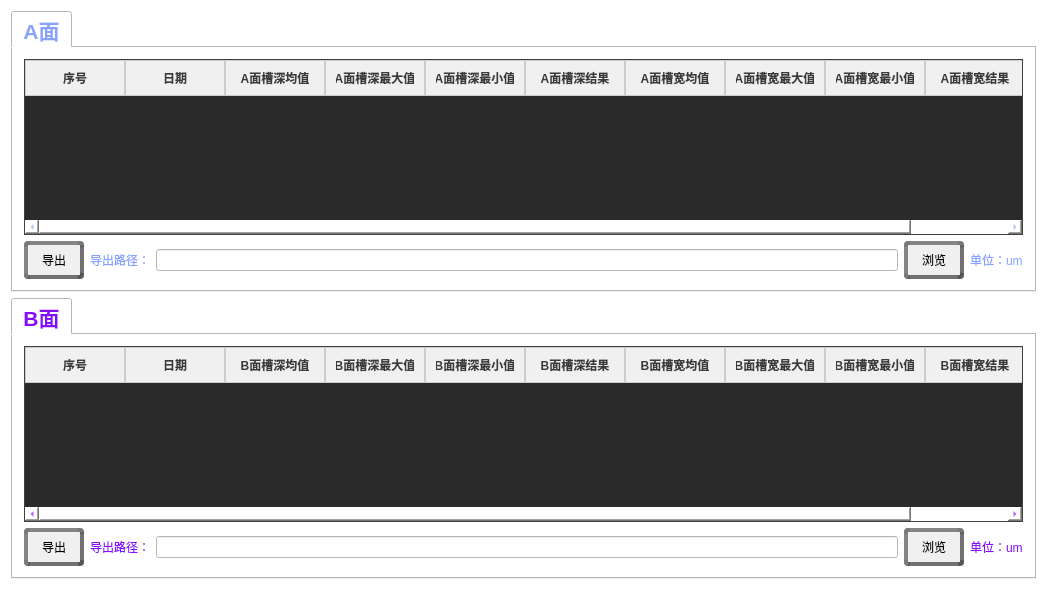
<?xml version="1.0" encoding="UTF-8"?>
<ui version="4.0">
 <class>DataExcelClass</class>
 <widget class="QWidget" name="DataExcelClass">
  <property name="geometry">
   <rect>
    <x>0</x>
    <y>0</y>
    <width>1047</width>
    <height>590</height>
   </rect>
  </property>
  <property name="windowTitle">
   <string>DataExcel</string>
  </property>
  <property name="styleSheet">
   <string notr="true">background-color: rgb(255, 255, 255);
color: rgb(5, 5, 5);</string>
  </property>
  <layout class="QGridLayout" name="gridLayout_4">
   <item row="0" column="0">
    <widget class="QTabWidget" name="tabWidget">
     <property name="font">
      <font>
       <pointsize>16</pointsize>
       <weight>75</weight>
       <bold>true</bold>
      </font>
     </property>
     <property name="styleSheet">
      <string notr="true"> 
color: rgb(135, 163, 255);</string>
     </property>
     <property name="currentIndex">
      <number>0</number>
     </property>
     <widget class="QWidget" name="tab">
      <attribute name="title">
       <string>A面</string>
      </attribute>
      <layout class="QGridLayout" name="gridLayout_2">
       <item row="0" column="0">
        <layout class="QGridLayout" name="gridLayout">
         <item row="0" column="0">
          <widget class="QTableWidget" name="tableWidgetExcel_A">
           <property name="styleSheet">
            <string notr="true">QTableWidget {
    background-color: #2a2a2a;
    color: white;
    gridline-color: #3a3a3a;
    border: 1px solid #404040;
    selection-color: white;
    alternate-background-color: #333333;
    selection-background-color: #555555;
    font-size: 12px;
}

QTableWidget::item {
    padding: 6px 10px;
    border: none;
}

/* 选中状态，无论是否有焦点，都使用深灰背景 */
QTableWidget::item:selected,
QTableWidget::item:selected:focus,
QTableWidget::item:selected:!focus {
    background-color: #555555 !important;
    color: white !important;
}

/* 鼠标悬停时高亮 */
QTableWidget::item:hover {
    background-color:rgb(160, 185, 217);
}

/* 表头样式 */
QHeaderView::section {
    background-color: #f0f0f0;
    color: #3a3a3a;
    padding: 6px 10px;
    border: 1px solid #cccccc;
    font-weight: bold;
}
</string>
           </property>
           <column>
            <property name="text">
             <string>序号</string>
            </property>
           </column>
           <column>
            <property name="text">
             <string>日期</string>
            </property>
           </column>
           <column>
            <property name="text">
             <string>A面槽深均值</string>
            </property>
           </column>
           <column>
            <property name="text">
             <string>A面槽深最大值</string>
            </property>
           </column>
           <column>
            <property name="text">
             <string>A面槽深最小值</string>
            </property>
           </column>
           <column>
            <property name="text">
             <string>A面槽深结果</string>
            </property>
           </column>
           <column>
            <property name="text">
             <string>A面槽宽均值</string>
            </property>
           </column>
           <column>
            <property name="text">
             <string>A面槽宽最大值</string>
            </property>
           </column>
           <column>
            <property name="text">
             <string>A面槽宽最小值</string>
            </property>
           </column>
           <column>
            <property name="text">
             <string>A面槽宽结果</string>
            </property>
           </column>
          </widget>
         </item>
         <item row="1" column="0">
          <layout class="QHBoxLayout" name="horizontalLayout">
           <item>
            <widget class="QPushButton" name="btnInput_A">
             <property name="styleSheet">
              <string notr="true">QPushButton {
    color: rgb(0, 0, 0);
    background-color: rgb(240, 240, 240);
    border-radius: 4px;
    outline: none;
    transition: all 0.15s ease-in-out;
    padding: 6px 14px;
    /* 双层边框实现立体效果 */
    border: 4px solid rgba(80, 80, 80, 0.8); /* 外层深灰色边框 */
    border-top: 4px solid rgba(120, 120, 120, 0.9);
    border-left: 4px solid rgba(120, 120, 120, 0.9);
    /* 内层边框效果 */
    background-clip: padding-box;
    position: relative;
}

QPushButton::before {
    content: &quot;&quot;;
    position: absolute;
    top: 1px;
    left: 1px;
    right: 1px;
    bottom: 1px;
    border: 1px solid rgba(30, 30, 30, 0.9);
    border-radius: 3px;
    pointer-events: none;
}

QPushButton:hover {
    background-color: rgb(162, 162, 162);
    border-color: rgba(100, 100, 100, 0.9);
    border-top-color: rgba(140, 140, 140, 0.9);
    border-left-color: rgba(140, 140, 140, 0.9);
}

QPushButton:pressed {
    background-color: #252A32;
    color: #C8CDD1;
    /* 按下时反转边框明暗 */
    border: 1px solid rgba(60, 60, 60, 0.9);
    border-bottom-color: rgba(100, 100, 100, 0.9);
    border-right-color: rgba(100, 100, 100, 0.9);
}

QPushButton:disabled {
    background-color: #E3E7EB;
    color: #A0A6AC;
    border: 1px solid rgba(150, 150, 150, 0.6);
}</string>
             </property>
             <property name="text">
              <string>导出</string>
             </property>
            </widget>
           </item>
           <item>
            <widget class="QLabel" name="label">
             <property name="text">
              <string>导出路径：</string>
             </property>
            </widget>
           </item>
           <item>
            <widget class="QLineEdit" name="editPath_A"/>
           </item>
           <item>
            <widget class="QPushButton" name="btnBrowse_A">
             <property name="styleSheet">
              <string notr="true">QPushButton {
    color: rgb(0, 0, 0);
    background-color: rgb(240, 240, 240);
    border-radius: 4px;
    outline: none;
    transition: all 0.15s ease-in-out;
    padding: 6px 14px;
    /* 双层边框实现立体效果 */
    border: 4px solid rgba(80, 80, 80, 0.8); /* 外层深灰色边框 */
    border-top: 4px solid rgba(120, 120, 120, 0.9);
    border-left: 4px solid rgba(120, 120, 120, 0.9);
    /* 内层边框效果 */
    background-clip: padding-box;
    position: relative;
}

QPushButton::before {
    content: &quot;&quot;;
    position: absolute;
    top: 1px;
    left: 1px;
    right: 1px;
    bottom: 1px;
    border: 1px solid rgba(30, 30, 30, 0.9);
    border-radius: 3px;
    pointer-events: none;
}

QPushButton:hover {
    background-color: rgb(162, 162, 162);
    border-color: rgba(100, 100, 100, 0.9);
    border-top-color: rgba(140, 140, 140, 0.9);
    border-left-color: rgba(140, 140, 140, 0.9);
}

QPushButton:pressed {
    background-color: #252A32;
    color: #C8CDD1;
    /* 按下时反转边框明暗 */
    border: 1px solid rgba(60, 60, 60, 0.9);
    border-bottom-color: rgba(100, 100, 100, 0.9);
    border-right-color: rgba(100, 100, 100, 0.9);
}

QPushButton:disabled {
    background-color: #E3E7EB;
    color: #A0A6AC;
    border: 1px solid rgba(150, 150, 150, 0.6);
}</string>
             </property>
             <property name="text">
              <string>浏览</string>
             </property>
            </widget>
           </item>
           <item>
            <widget class="QLabel" name="label_3">
             <property name="text">
              <string>单位：um</string>
             </property>
            </widget>
           </item>
          </layout>
         </item>
        </layout>
       </item>
      </layout>
     </widget>
    </widget>
   </item>
   <item row="1" column="0">
    <widget class="QTabWidget" name="tabWidget_2">
     <property name="font">
      <font>
       <pointsize>16</pointsize>
       <weight>75</weight>
       <bold>true</bold>
      </font>
     </property>
     <property name="styleSheet">
      <string notr="true"> 
color: rgb(135, 13, 255);</string>
     </property>
     <property name="currentIndex">
      <number>0</number>
     </property>
     <widget class="QWidget" name="tab_3">
      <attribute name="title">
       <string>B面</string>
      </attribute>
      <layout class="QGridLayout" name="gridLayout_3">
       <item row="0" column="0">
        <layout class="QVBoxLayout" name="verticalLayout">
         <item>
          <widget class="QTableWidget" name="tableWidgetExcel_B">
           <property name="styleSheet">
            <string notr="true">QTableWidget {
    background-color: #2a2a2a;
    color: white;
    gridline-color: #3a3a3a;
    border: 1px solid #404040;
    selection-color: white;
    alternate-background-color: #333333;
    selection-background-color: #555555;
    font-size: 12px;
}

QTableWidget::item {
    padding: 6px 10px;
    border: none;
}

/* 选中状态，无论是否有焦点，都使用深灰背景 */
QTableWidget::item:selected,
QTableWidget::item:selected:focus,
QTableWidget::item:selected:!focus {
    background-color: #555555 !important;
    color: white !important;
}

/* 鼠标悬停时高亮 */
QTableWidget::item:hover {
    background-color:rgb(160, 185, 217);
}

/* 表头样式 */
QHeaderView::section {
    background-color: #f0f0f0;
    color: #3a3a3a;
    padding: 6px 10px;
    border: 1px solid #cccccc;
    font-weight: bold;
}
</string>
           </property>
           <column>
            <property name="text">
             <string>序号</string>
            </property>
           </column>
           <column>
            <property name="text">
             <string>日期</string>
            </property>
           </column>
           <column>
            <property name="text">
             <string>B面槽深均值</string>
            </property>
           </column>
           <column>
            <property name="text">
             <string>B面槽深最大值</string>
            </property>
           </column>
           <column>
            <property name="text">
             <string>B面槽深最小值</string>
            </property>
           </column>
           <column>
            <property name="text">
             <string>B面槽深结果</string>
            </property>
           </column>
           <column>
            <property name="text">
             <string>B面槽宽均值</string>
            </property>
           </column>
           <column>
            <property name="text">
             <string>B面槽宽最大值</string>
            </property>
           </column>
           <column>
            <property name="text">
             <string>B面槽宽最小值</string>
            </property>
           </column>
           <column>
            <property name="text">
             <string>B面槽宽结果</string>
            </property>
           </column>
          </widget>
         </item>
         <item>
          <layout class="QHBoxLayout" name="horizontalLayout_2">
           <item>
            <widget class="QPushButton" name="btnInput_B">
             <property name="styleSheet">
              <string notr="true">QPushButton {
    color: rgb(0, 0, 0);
    background-color: rgb(240, 240, 240);
    border-radius: 4px;
    outline: none;
    transition: all 0.15s ease-in-out;
    padding: 6px 14px;
    /* 双层边框实现立体效果 */
    border: 4px solid rgba(80, 80, 80, 0.8); /* 外层深灰色边框 */
    border-top: 4px solid rgba(120, 120, 120, 0.9);
    border-left: 4px solid rgba(120, 120, 120, 0.9);
    /* 内层边框效果 */
    background-clip: padding-box;
    position: relative;
}

QPushButton::before {
    content: &quot;&quot;;
    position: absolute;
    top: 1px;
    left: 1px;
    right: 1px;
    bottom: 1px;
    border: 1px solid rgba(30, 30, 30, 0.9);
    border-radius: 3px;
    pointer-events: none;
}

QPushButton:hover {
    background-color: rgb(162, 162, 162);
    border-color: rgba(100, 100, 100, 0.9);
    border-top-color: rgba(140, 140, 140, 0.9);
    border-left-color: rgba(140, 140, 140, 0.9);
}

QPushButton:pressed {
    background-color: #252A32;
    color: #C8CDD1;
    /* 按下时反转边框明暗 */
    border: 1px solid rgba(60, 60, 60, 0.9);
    border-bottom-color: rgba(100, 100, 100, 0.9);
    border-right-color: rgba(100, 100, 100, 0.9);
}

QPushButton:disabled {
    background-color: #E3E7EB;
    color: #A0A6AC;
    border: 1px solid rgba(150, 150, 150, 0.6);
}</string>
             </property>
             <property name="text">
              <string>导出</string>
             </property>
            </widget>
           </item>
           <item>
            <widget class="QLabel" name="label_2">
             <property name="text">
              <string>导出路径：</string>
             </property>
            </widget>
           </item>
           <item>
            <widget class="QLineEdit" name="editPath_B"/>
           </item>
           <item>
            <widget class="QPushButton" name="btnBrowse_B">
             <property name="styleSheet">
              <string notr="true">QPushButton {
    color: rgb(0, 0, 0);
    background-color: rgb(240, 240, 240);
    border-radius: 4px;
    outline: none;
    transition: all 0.15s ease-in-out;
    padding: 6px 14px;
    /* 双层边框实现立体效果 */
    border: 4px solid rgba(80, 80, 80, 0.8); /* 外层深灰色边框 */
    border-top: 4px solid rgba(120, 120, 120, 0.9);
    border-left: 4px solid rgba(120, 120, 120, 0.9);
    /* 内层边框效果 */
    background-clip: padding-box;
    position: relative;
}

QPushButton::before {
    content: &quot;&quot;;
    position: absolute;
    top: 1px;
    left: 1px;
    right: 1px;
    bottom: 1px;
    border: 1px solid rgba(30, 30, 30, 0.9);
    border-radius: 3px;
    pointer-events: none;
}

QPushButton:hover {
    background-color: rgb(162, 162, 162);
    border-color: rgba(100, 100, 100, 0.9);
    border-top-color: rgba(140, 140, 140, 0.9);
    border-left-color: rgba(140, 140, 140, 0.9);
}

QPushButton:pressed {
    background-color: #252A32;
    color: #C8CDD1;
    /* 按下时反转边框明暗 */
    border: 1px solid rgba(60, 60, 60, 0.9);
    border-bottom-color: rgba(100, 100, 100, 0.9);
    border-right-color: rgba(100, 100, 100, 0.9);
}

QPushButton:disabled {
    background-color: #E3E7EB;
    color: #A0A6AC;
    border: 1px solid rgba(150, 150, 150, 0.6);
}</string>
             </property>
             <property name="text">
              <string>浏览</string>
             </property>
            </widget>
           </item>
           <item>
            <widget class="QLabel" name="label_4">
             <property name="text">
              <string>单位：um</string>
             </property>
            </widget>
           </item>
          </layout>
         </item>
        </layout>
       </item>
      </layout>
     </widget>
    </widget>
   </item>
  </layout>
 </widget>
 <layoutdefault spacing="6" margin="11"/>
 <resources/>
 <connections/>
</ui>
